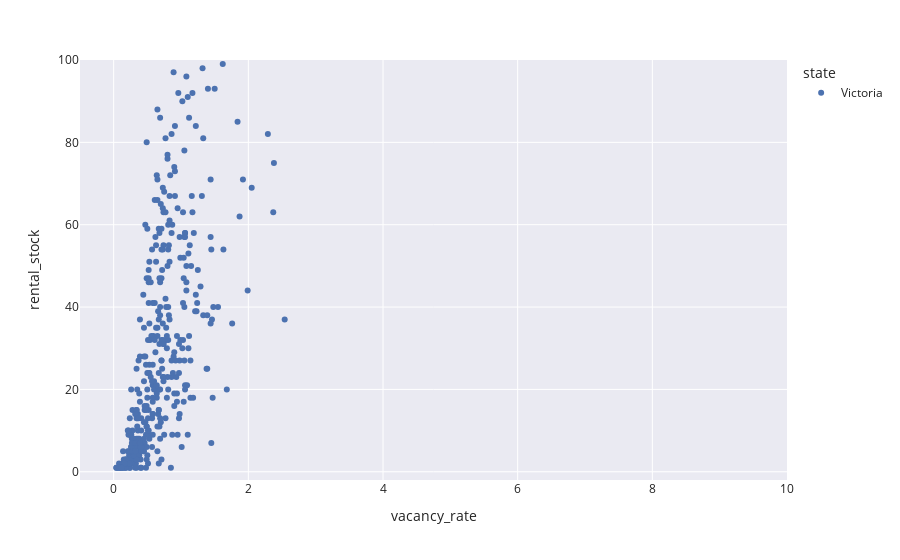

The code cell stored with this chart in its notebook:
### Code cell
df_filtered = df[df["region"] == "Monash"]
df_filtered = df[df["state"] == "Victoria"]

fig = px.scatter(
    df_filtered, 
    x="vacancy_rate", 
    y="rental_stock",
    color="state",
    hover_data=['name'],
    template="seaborn"
)
fig.update_layout(
    xaxis_range=[-0.5, 10],
    yaxis_range=[-2, 100],
)

### Figure 1 — Plotly figure (JSON) as saved in the notebook; plotly's stock layout.template omitted (floating-point values rounded to 4 significant figures; data arrays with more than 128 entries replaced by an {"elided": "..."} marker saying what was removed)
{"data": [{"customdata": {"elided": "486x1 str values"}, "hovertemplate": "state=Victoria<br>vacancy_rate=%{x}<br>rental_stock=%{y}<br>name=%{customdata[0]}<extra></extra>", "legendgroup": "Victoria", "marker": {"color": "rgb(76,114,176)", "symbol": "circle"}, "mode": "markers", "name": "Victoria", "orientation": "v", "showlegend": true, "type": "scatter", "x": {"elided": "486 float values"}, "xaxis": "x", "y": {"elided": "486 int values"}, "yaxis": "y"}], "layout": {"legend": {"title": {"text": "state"}, "tracegroupgap": 0}, "margin": {"t": 60}, "xaxis": {"anchor": "y", "domain": [0, 1], "range": [-0.5, 10], "title": {"text": "vacancy_rate"}}, "yaxis": {"anchor": "x", "domain": [0, 1], "range": [-2, 100], "title": {"text": "rental_stock"}}}}
